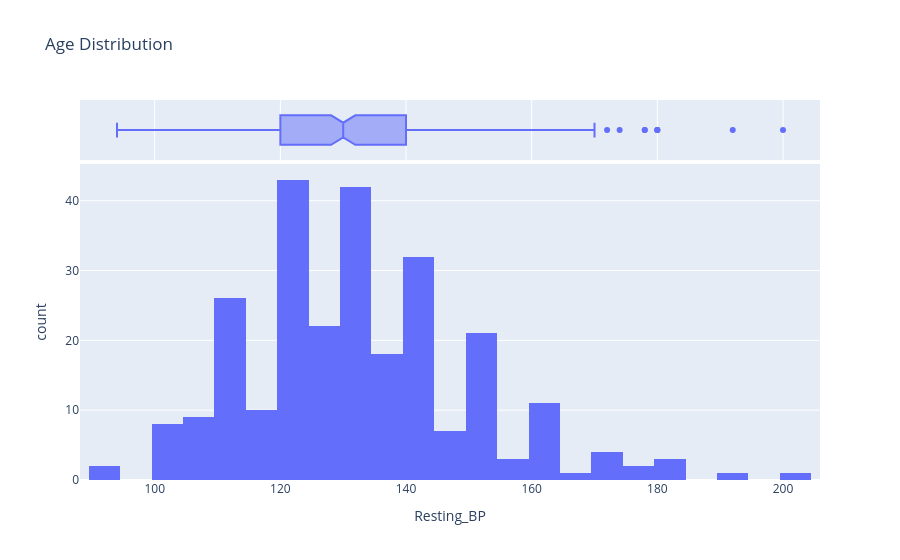

Notebook code for this chart:
### Code cell
fig = px.histogram(data, x='Resting_BP', marginal='box',nbins=47, title="Age Distribution")
fig.show()

### Figure 1 — Plotly figure (JSON) as saved in the notebook; plotly's stock layout.template omitted (floating-point values rounded to 4 significant figures; data arrays with more than 128 entries replaced by an {"elided": "..."} marker saying what was removed)
{"data": [{"bingroup": "x", "hovertemplate": "Resting_BP=%{x}<br>count=%{y}<extra></extra>", "legendgroup": "", "marker": {"color": "#636efa", "pattern": {"shape": ""}}, "name": "", "nbinsx": 47, "orientation": "v", "showlegend": false, "type": "histogram", "x": {"elided": "270 float values"}, "xaxis": "x", "yaxis": "y"}, {"hovertemplate": "Resting_BP=%{x}<extra></extra>", "legendgroup": "", "marker": {"color": "#636efa"}, "name": "", "notched": true, "showlegend": false, "type": "box", "x": {"elided": "270 float values"}, "xaxis": "x2", "yaxis": "y2"}], "layout": {"barmode": "relative", "legend": {"tracegroupgap": 0}, "title": {"text": "Age Distribution"}, "xaxis": {"anchor": "y", "domain": [0, 1], "title": {"text": "Resting_BP"}}, "xaxis2": {"anchor": "y2", "domain": [0, 1], "matches": "x", "showgrid": true, "showticklabels": false}, "yaxis": {"anchor": "x", "domain": [0, 0.8316], "title": {"text": "count"}}, "yaxis2": {"anchor": "x2", "domain": [0.8416, 1], "matches": "y2", "showgrid": false, "showline": false, "showticklabels": false, "ticks": ""}}}
